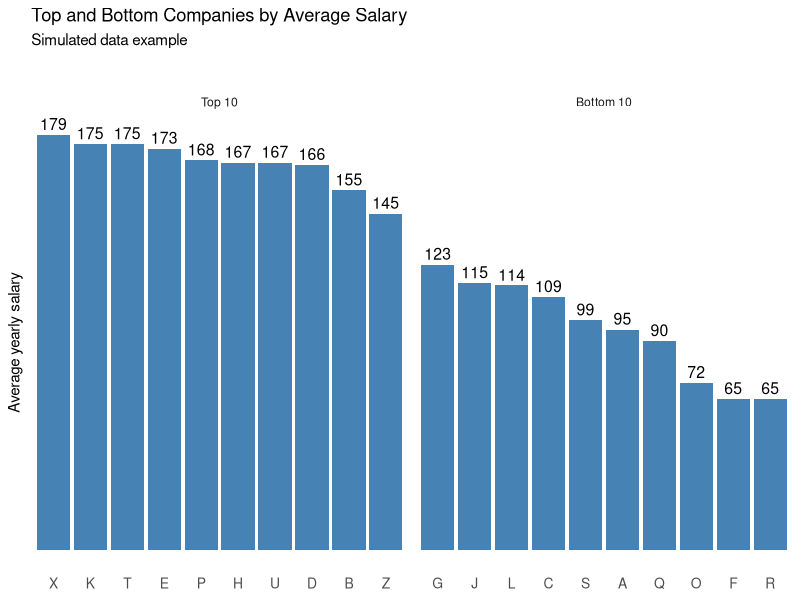
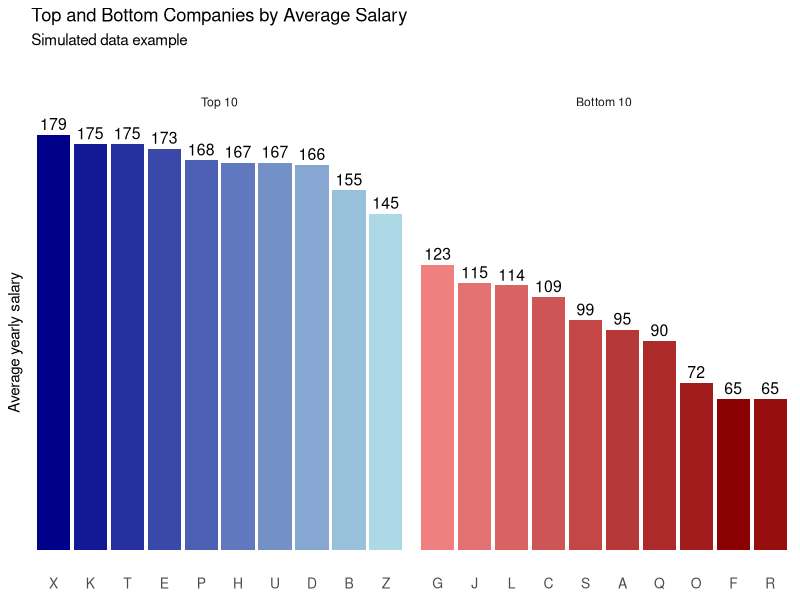

Source code (R) for these figures, in order:
## ---- chunk 1
library(tidyverse)

set.seed(123)

df <- data.frame(
  company = (LETTERS[1:26]),
  avg_salary = round(runif(26, min = 60, max = 180), 0)
)

head(df)
## ---- chunk 2
plot_df <- 
  bind_rows(
    df %>% 
      slice_max(avg_salary, n = 10, with_ties = TRUE) %>%
      mutate(group = "Top 10"),
    
    df %>% 
      slice_min(avg_salary, n = 10, with_ties = TRUE) %>%
      mutate(group = "Bottom 10")
  )

head(plot_df)
## ---- chunk 3
plot_base <- ggplot(plot_df, 
                    aes(x = reorder(company, -avg_salary), y = avg_salary)) +
  geom_col(fill = "steelblue") +
  geom_text(aes(label = avg_salary), vjust = -0.4, size = 4) +
  facet_wrap(~ fct_rev(group), scales = "free_x") +
  labs(
    title = "Top and Bottom Companies by Average Salary",
    subtitle = "Simulated data example\n\n",
    y = "Average yearly salary",
    x = NULL
  ) +
  theme_minimal() +
  theme(
    panel.grid = element_blank(),
    axis.text.x = element_text(size = 10),
    axis.text.y = element_blank()
  )

plot_base
## ---- chunk 4
plot_df <- plot_df %>%
  group_by(group) %>%
  mutate(
    color = if_else(
      group == "Top 10",
      colorRampPalette(c("darkblue", "lightblue"))(n())[row_number()],
      colorRampPalette(c("darkred", "lightcoral"))(n())[row_number()]
    )
  ) %>%
  ungroup()

head(plot_df)
## ---- chunk 5
plot_styled <- (plot_base %+% plot_df) +
  geom_col(aes(fill = color)) +
  scale_fill_identity()

plot_styled
